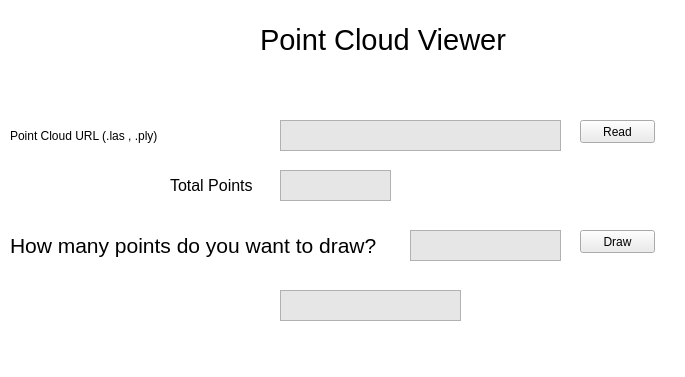
<?xml version="1.0" encoding="UTF-8"?>
<ui version="4.0">
 <class>MainWindow</class>
 <widget class="QMainWindow" name="MainWindow">
  <property name="geometry">
   <rect>
    <x>0</x>
    <y>0</y>
    <width>685</width>
    <height>377</height>
   </rect>
  </property>
  <property name="windowTitle">
   <string>MainWindow</string>
  </property>
  <property name="styleSheet">
   <string notr="true">background-color: rgb(255, 255, 255);</string>
  </property>
  <widget class="QWidget" name="centralwidget">
   <widget class="QLabel" name="label">
    <property name="geometry">
     <rect>
      <x>260</x>
      <y>20</y>
      <width>261</width>
      <height>41</height>
     </rect>
    </property>
    <property name="text">
     <string>&lt;html&gt;&lt;head/&gt;&lt;body&gt;&lt;p&gt;&lt;span style=&quot; font-size:22pt;&quot;&gt;Point Cloud Viewer&lt;/span&gt;&lt;/p&gt;&lt;/body&gt;&lt;/html&gt;</string>
    </property>
   </widget>
   <widget class="QLabel" name="label_2">
    <property name="geometry">
     <rect>
      <x>10</x>
      <y>120</y>
      <width>261</width>
      <height>31</height>
     </rect>
    </property>
    <property name="text">
     <string>&lt;html&gt;&lt;head/&gt;&lt;body&gt;&lt;p&gt;&lt;span style=&quot; font-size:16pt;&quot;&gt;Point Cloud URL (.las , .ply)&lt;/span&gt;&lt;/p&gt;&lt;/body&gt;&lt;/html&gt;</string>
    </property>
   </widget>
   <widget class="QTextEdit" name="file_address">
    <property name="geometry">
     <rect>
      <x>280</x>
      <y>120</y>
      <width>281</width>
      <height>31</height>
     </rect>
    </property>
    <property name="styleSheet">
     <string notr="true">background-color: rgb(213, 213, 213);
background-color: rgb(230, 230, 230);
border-color: rgb(0, 0, 0);</string>
    </property>
   </widget>
   <widget class="QLabel" name="label_3">
    <property name="geometry">
     <rect>
      <x>10</x>
      <y>230</y>
      <width>381</width>
      <height>31</height>
     </rect>
    </property>
    <property name="text">
     <string>&lt;html&gt;&lt;head/&gt;&lt;body&gt;&lt;p&gt;&lt;span style=&quot; font-size:16pt;&quot;&gt;How many points do you want to draw?&lt;/span&gt;&lt;/p&gt;&lt;/body&gt;&lt;/html&gt;</string>
    </property>
   </widget>
   <widget class="QTextEdit" name="total_points">
    <property name="geometry">
     <rect>
      <x>280</x>
      <y>170</y>
      <width>111</width>
      <height>31</height>
     </rect>
    </property>
    <property name="styleSheet">
     <string notr="true">background-color: rgb(213, 213, 213);
background-color: rgb(230, 230, 230);
border-color: rgb(0, 0, 0);</string>
    </property>
   </widget>
   <widget class="QPushButton" name="Draw_Button">
    <property name="geometry">
     <rect>
      <x>580</x>
      <y>230</y>
      <width>75</width>
      <height>23</height>
     </rect>
    </property>
    <property name="styleSheet">
     <string notr="true">background-color: rgb(236, 236, 236);</string>
    </property>
    <property name="text">
     <string>Draw</string>
    </property>
   </widget>
   <widget class="QPushButton" name="Read_Button">
    <property name="geometry">
     <rect>
      <x>580</x>
      <y>120</y>
      <width>75</width>
      <height>23</height>
     </rect>
    </property>
    <property name="styleSheet">
     <string notr="true">background-color: rgb(236, 236, 236);</string>
    </property>
    <property name="text">
     <string>Read</string>
    </property>
   </widget>
   <widget class="QLabel" name="label_4">
    <property name="geometry">
     <rect>
      <x>170</x>
      <y>170</y>
      <width>91</width>
      <height>31</height>
     </rect>
    </property>
    <property name="text">
     <string>&lt;html&gt;&lt;head/&gt;&lt;body&gt;&lt;p&gt;&lt;span style=&quot; font-size:12pt;&quot;&gt;Total Points&lt;/span&gt;&lt;/p&gt;&lt;/body&gt;&lt;/html&gt;</string>
    </property>
   </widget>
   <widget class="QTextEdit" name="number_points">
    <property name="geometry">
     <rect>
      <x>410</x>
      <y>230</y>
      <width>151</width>
      <height>31</height>
     </rect>
    </property>
    <property name="styleSheet">
     <string notr="true">background-color: rgb(213, 213, 213);
background-color: rgb(230, 230, 230);
border-color: rgb(0, 0, 0);</string>
    </property>
   </widget>
   <widget class="QTextEdit" name="advertising">
    <property name="geometry">
     <rect>
      <x>280</x>
      <y>290</y>
      <width>181</width>
      <height>31</height>
     </rect>
    </property>
    <property name="styleSheet">
     <string notr="true">background-color: rgb(213, 213, 213);
font: 12pt &quot;MS Shell Dlg 2&quot;;
background-color: rgb(230, 230, 230);
border-color: rgb(0, 0, 0);</string>
    </property>
   </widget>
   <widget class="QLabel" name="label_5">
    <property name="geometry">
     <rect>
      <x>120</x>
      <y>0</y>
      <width>131</width>
      <height>101</height>
     </rect>
    </property>
    <property name="styleSheet">
     <string notr="true">border-image: url(:/cct/logo.png);</string>
    </property>
    <property name="text">
     <string>&lt;html&gt;&lt;head/&gt;&lt;body&gt;&lt;p&gt;&lt;br/&gt;&lt;/p&gt;&lt;/body&gt;&lt;/html&gt;</string>
    </property>
   </widget>
  </widget>
  <widget class="QMenuBar" name="menubar">
   <property name="geometry">
    <rect>
     <x>0</x>
     <y>0</y>
     <width>685</width>
     <height>21</height>
    </rect>
   </property>
  </widget>
  <widget class="QStatusBar" name="statusbar"/>
 </widget>
 <resources>
  <include location="logo.qrc"/>
 </resources>
 <connections/>
</ui>
